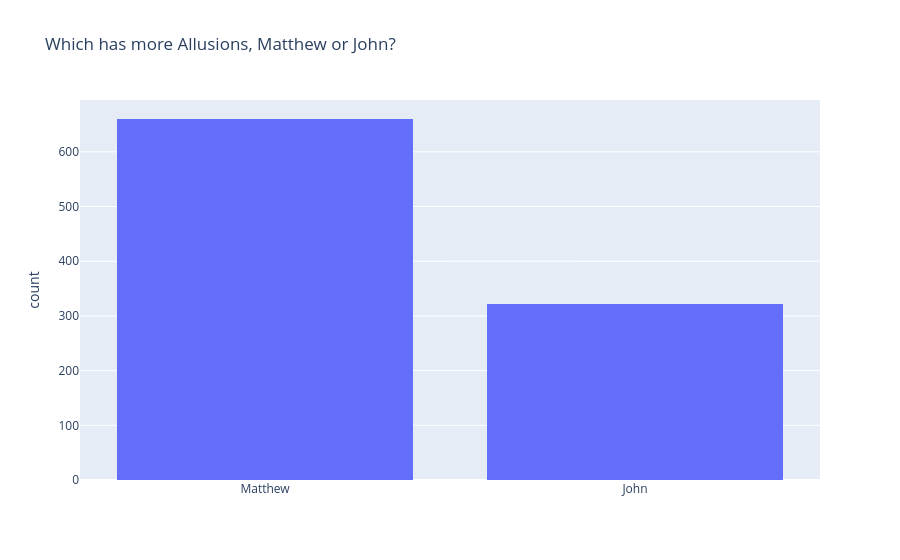

Notebook cell for this chart:
### Code cell
px.histogram(
    x=matthew_v_john["n_start"].str[0],
    labels={"x": "", "y": ""},
    title="Which has more Allusions, Matthew or John?",
)

### Figure 1 — Plotly figure (JSON) as saved in the notebook; plotly's stock layout.template omitted (floating-point values rounded to 4 significant figures; data arrays with more than 128 entries replaced by an {"elided": "..."} marker saying what was removed)
{"data": [{"bingroup": "x", "hovertemplate": "=%{x}<br>count=%{y}<extra></extra>", "legendgroup": "", "marker": {"color": "#636efa", "pattern": {"shape": ""}}, "name": "", "orientation": "v", "showlegend": false, "type": "histogram", "x": {"elided": "982 str values"}, "xaxis": "x", "yaxis": "y"}], "layout": {"barmode": "relative", "legend": {"tracegroupgap": 0}, "title": {"text": "Which has more Allusions, Matthew or John?"}, "xaxis": {"anchor": "y", "domain": [0, 1], "title": {"text": ""}}, "yaxis": {"anchor": "x", "domain": [0, 1], "title": {"text": "count"}}}}
